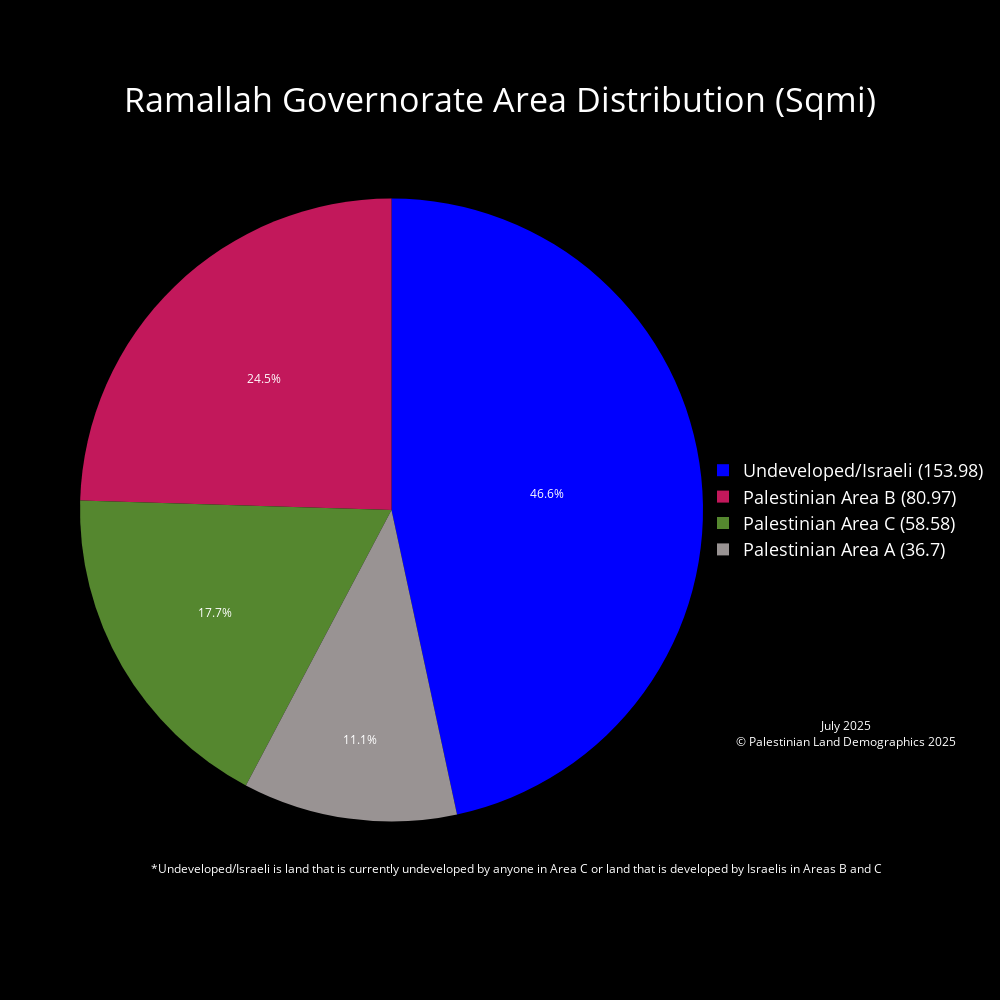

The code cell stored with this chart in its notebook:
### Code cell
# Ramallah Governorate
West_Bank_Governorates = Governorates[Governorates['Governorates_Code'] < 2000]
Ramallah_gov = West_Bank_Governorates[West_Bank_Governorates['Governorates_Name'] == 'Ramallah & Al Bireh']
# Clip to Governorate
Ramallah_land_mass = gpd.clip(Palestinian_Land_Mass, Ramallah_gov)
Ramallah_seam_zone = gpd.clip(Seam_Zone, Ramallah_gov)
# Calculate Area for clipped layer
Ramallah_land_mass['Area_sqmi'] = Ramallah_land_mass['geometry'].to_crs(epsg=28191).area * 3.8610215854245e-7
Ramallah_seam_zone['Area_sqmi'] = Ramallah_seam_zone['geometry'].to_crs(epsg=28191).area * 3.8610215854245e-7
# Plot for Visualization
fig, ax = plt.subplots()
Ramallah_gov.plot(ax = ax, facecolor = "white", edgecolor = "black", label = "Ramallah Governorate")
Ramallah_seam_zone.plot(ax=ax, facecolor = "#1a237e", edgecolor = "#1a237e", label = "Palestinian Seam Zone in Ramallah")
Ramallah_land_mass.plot(ax = ax, facecolor = "green", edgecolor = "green", label = "Palestinian Land Mass in Ramallah")
plt.title(f"Palestinian Land Mass Ramallah")
plt.xlabel('Longitude')
plt.ylabel('Latitude')
plt.show()
# Calculate the land mass in areas a, b, c etc..
# Ramallah_seam_zone['Area_sqmi'].groupby([Ramallah_seam_zone['CLASS']]).sum()
Ramallah_gov_area_a_area = Ramallah_land_mass[Ramallah_land_mass['CLASS'] == 'A']['Area_sqmi'].sum()
Ramallah_gov_area_b_area = Ramallah_land_mass[Ramallah_land_mass['CLASS'] == 'B']['Area_sqmi'].sum()
Ramallah_area_c_seam_zone = Ramallah_seam_zone[Ramallah_seam_zone['CLASS'] == 'C']['Area_sqmi'].sum()
Ramallah_gov_area_c_area = Ramallah_land_mass[Ramallah_land_mass['CLASS'] == 'C']['Area_sqmi'].sum() + Ramallah_area_c_seam_zone # for total Palestinian land in Area C
Ramallah_gov_area = Governorates[Governorates["Governorates_Name"] == "Ramallah & Al Bireh"]["Area_sqmi"].iloc[0]
print(Ramallah_gov_area)
open_or_israeli_area = Ramallah_gov_area - Ramallah_gov_area_a_area - Ramallah_gov_area_b_area - Ramallah_gov_area_c_area

# declaring data from land mass calculations
data = [Ramallah_gov_area_a_area, Ramallah_gov_area_b_area, Ramallah_gov_area_c_area, open_or_israeli_area]

# Custom color palette and labels
label_color_dict = {'Palestinian Area A' : '#999393', 'Palestinian Area B' : '#C2185B', 'Palestinian Area C' : '#55872F', 'Undeveloped/Israeli' : '#0000FF'}
labels = list(label_color_dict.keys())
palette_color = list(label_color_dict.values())
custom_labels = [f'{label} ({round(value, 2)})' for label, value in zip(labels, data)]

# Pie chart using plotly
fig = go.Figure(
    data=[
        go.Pie(
            labels=custom_labels,
            values=data,
            marker=dict(colors=palette_color)
            
        )
    ]
)

fig.update_traces(textposition='inside',       # puts text inside the pie chart
                    textinfo = 'percent',        # shows us the percent and the area in sqmi ('percent+label' to show both)
                    textfont_color='white')      # color of the labels inside the pie chart are set to white

fig.update_layout(
    paper_bgcolor='black',       # background color around the plot  
    plot_bgcolor='black',        # background color of the plot
    font_color='white',          # color of the legend and title
    title={
        'text': 'Ramallah Governorate Area Distribution (Sqmi)',
        'x': 0.5,                # Middle
        'y': 0.90,                # Nearly at the top
        'xanchor': 'center',
        'yanchor': 'middle',
        'font': {'size': 34}     # Increase font size for the title
    },
    legend={
        'font': {'size': 18},     # Increase font size for the legend
        'x': 1,                   # Position legend to the right of the pie chart
        'y': 0.5,                 # Position legend in the middle
        'xanchor': 'left',
        'yanchor': 'middle'
    },
    annotations=[
        dict(
            text="*Undeveloped/Israeli is land that is currently undeveloped by anyone in Area C or land that is developed by Israelis in Areas B and C",
            x=0.7,
            y=0.05,
            showarrow=False,
            font=dict(color='white', size=12),
            xanchor='center'
        ),
        dict(
            text="July 2025<br>© Palestinian Land Demographics 2025",
            x=1.05,
            y=0.25,
            showarrow=False,
            font=dict(color='white', size=12),
            xanchor='left',
            yanchor='top'
        )
    ],
    width=1000,                  # width and height of the pie chart
    height=1000
)

fig.write_html('July2025\PieCharts_HTML\Ramallah_Governorate_Area_Distribution_Pie_Chart.html')
fig.write_image('July2025\PieCharts_JPG\Ramallah_Governorate_Area_Distribution_Pie_Chart.jpg')
fig.show()

### Figure 1 — Plotly figure (JSON) as saved in the notebook; plotly's stock layout.template omitted (floating-point values rounded to 4 significant figures)
{"data": [{"labels": ["Palestinian Area A (36.7)", "Palestinian Area B (80.97)", "Palestinian Area C (58.58)", "Undeveloped/Israeli (153.98)"], "marker": {"colors": ["#999393", "#C2185B", "#55872F", "#0000FF"]}, "textfont": {"color": "white"}, "textinfo": "percent", "textposition": "inside", "type": "pie", "values": [36.7, 80.97, 58.58, 154.0]}], "layout": {"annotations": [{"font": {"color": "white", "size": 12}, "showarrow": false, "text": "*Undeveloped/Israeli is land that is currently undeveloped by anyone in Area C or land that is developed by Israelis in Areas B and C", "x": 0.7, "xanchor": "center", "y": 0.05}, {"font": {"color": "white", "size": 12}, "showarrow": false, "text": "July 2025<br>© Palestinian Land Demographics 2025", "x": 1.05, "xanchor": "left", "y": 0.25, "yanchor": "top"}], "font": {"color": "white"}, "height": 1000, "legend": {"font": {"size": 18}, "x": 1, "xanchor": "left", "y": 0.5, "yanchor": "middle"}, "paper_bgcolor": "black", "plot_bgcolor": "black", "title": {"font": {"size": 34}, "text": "Ramallah Governorate Area Distribution (Sqmi)", "x": 0.5, "xanchor": "center", "y": 0.9, "yanchor": "middle"}, "width": 1000}}
